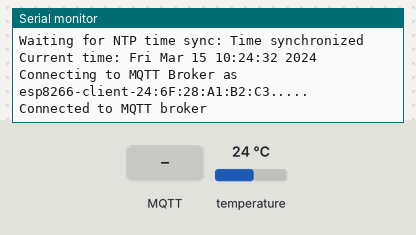
A sketch run on a simulated ESP8266 (NodeMCU). Shown: the last lines printed to the serial monitor. The inputs (shaded band) are chosen by the test bench; at power-on: temperature 24 °C. WiFi joins after 1.5 s; servers stay silent unless stated; the local clock reads 2024-03-15 10:24:30 at power-on unless the sketch sets it; no MQTT or app messages arrive unless stated.

Above: at 3.2 s.
3.3 s: MQTT message "1" arrives on the first subscribed topic
At 4.5 s:
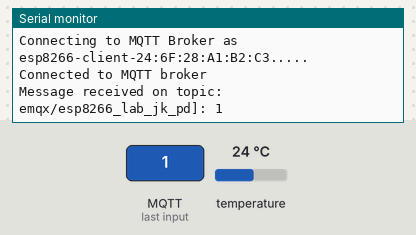
6.9 s: MQTT message "on" arrives on the first subscribed topic
At 8.2 s:
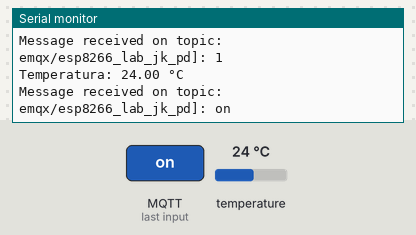
8.9 s: MQTT message "off" arrives on the first subscribed topic
At 10.1 s:
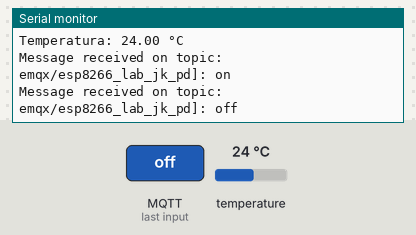
10.4 s: temperature set to 12 °C
At 11.9 s:
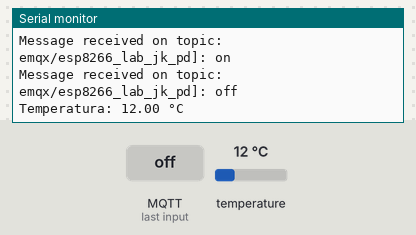

The sketch:

broker_odczytywanie_wiadomosci.ino
```cpp
#include <ESP8266WiFi.h>
#include <PubSubClient.h>
#include <time.h>
#include <DallasTemperature.h>
#include <OneWire.h>

#define ONE_WIRE_BUS 4

// WiFi credentials
const char *ssid = "Redmi";             // Replace with your WiFi name
const char *password = "mosina31";   // Replace with your WiFi password

OneWire oneWire(ONE_WIRE_BUS);
DallasTemperature sensors(&oneWire);

// MQTT Broker settings
const int mqtt_port = 8883;  // MQTT port (TLS)
const char *mqtt_broker = "broker.emqx.io";  // EMQX broker endpoint
const char *mqtt_topic = "emqx/esp8266_lab_jk_pd";     // MQTT topic
const char *mqtt_username = "jkaczm";  // MQTT username for authentication
const char *mqtt_password = "123";  // MQTT password for authentication

// NTP Server settings
const char *ntp_server = "pool.ntp.org";     // Default NTP server
// const char* ntp_server = "cn.pool.ntp.org"; // Recommended NTP server for users in China
const long gmt_offset_sec = 0;            // GMT offset in seconds (adjust for your time zone)
const int daylight_offset_sec = 0;        // Daylight saving time offset in seconds

// WiFi and MQTT client initialization
BearSSL::WiFiClientSecure espClient;
PubSubClient mqtt_client(espClient);

// SSL certificate for MQTT broker
// Load DigiCert Global Root G2, which is used by EMQX Public Broker: broker.emqx.io
static const char ca_cert[]
PROGMEM = R"EOF(
-----BEGIN CERTIFICATE-----
MIIDrzCCApegAwIBAgIQCDvgVpBCRrGhdWrJWZHHSjANBgkqhkiG9w0BAQUFADBh
MQswCQYDVQQGEwJVUzEVMBMGA1UEChMMRGlnaUNlcnQgSW5jMRkwFwYDVQQLExB3
d3cuZGlnaWNlcnQuY29tMSAwHgYDVQQDExdEaWdpQ2VydCBHbG9iYWwgUm9vdCBD
QTAeFw0wNjExMTAwMDAwMDBaFw0zMTExMTAwMDAwMDBaMGExCzAJBgNVBAYTAlVT
MRUwEwYDVQQKEwxEaWdpQ2VydCBJbmMxGTAXBgNVBAsTEHd3dy5kaWdpY2VydC5j
b20xIDAeBgNVBAMTF0RpZ2lDZXJ0IEdsb2JhbCBSb290IENBMIIBIjANBgkqhkiG
9w0BAQEFAAOCAQ8AMIIBCgKCAQEA4jvhEXLeqKTTo1eqUKKPC3eQyaKl7hLOllsB
CSDMAZOnTjC3U/dDxGkAV53ijSLdhwZAAIEJzs4bg7/fzTtxRuLWZscFs3YnFo97
nh6Vfe63SKMI2tavegw5BmV/Sl0fvBf4q77uKNd0f3p4mVmFaG5cIzJLv07A6Fpt
43C/dxC//AH2hdmoRBBYMql1GNXRor5H4idq9Joz+EkIYIvUX7Q6hL+hqkpMfT7P
T19sdl6gSzeRntwi5m3OFBqOasv+zbMUZBfHWymeMr/y7vrTC0LUq7dBMtoM1O/4
gdW7jVg/tRvoSSiicNoxBN33shbyTApOB6jtSj1etX+jkMOvJwIDAQABo2MwYTAO
BgNVHQ8BAf8EBAMCAYYwDwYDVR0TAQH/BAUwAwEB/zAdBgNVHQ4EFgQUA95QNVbR
TLtm8KPiGxvDl7I90VUwHwYDVR0jBBgwFoAUA95QNVbRTLtm8KPiGxvDl7I90VUw
DQYJKoZIhvcNAQEFBQADggEBAMucN6pIExIK+t1EnE9SsPTfrgT1eXkIoyQY/Esr
hMAtudXH/vTBH1jLuG2cenTnmCmrEbXjcKChzUyImZOMkXDiqw8cvpOp/2PV5Adg
06O/nVsJ8dWO41P0jmP6P6fbtGbfYmbW0W5BjfIttep3Sp+dWOIrWcBAI+0tKIJF
PnlUkiaY4IBIqDfv8NZ5YBberOgOzW6sRBc4L0na4UU+Krk2U886UAb3LujEV0ls
YSEY1QSteDwsOoBrp+uvFRTp2InBuThs4pFsiv9kuXclVzDAGySj4dzp30d8tbQk
CAUw7C29C79Fv1C5qfPrmAESrciIxpg0X40KPMbp1ZWVbd4=
-----END CERTIFICATE-----
)EOF";

// Load DigiCert Global Root CA ca_cert, which is used by EMQX Serverless Deployment
/*
static const char ca_cert[] PROGMEM = R"EOF(
-----BEGIN CERTIFICATE-----
MIIDrzCCApegAwIBAgIQCDvgVpBCRrGhdWrJWZHHSjANBgkqhkiG9w0BAQUFADBh
MQswCQYDVQQGEwJVUzEVMBMGA1UEChMMRGlnaUNlcnQgSW5jMRkwFwYDVQQLExB3
d3cuZGlnaWNlcnQuY29tMSAwHgYDVQQDExdEaWdpQ2VydCBHbG9iYWwgUm9vdCBD
QTAeFw0wNjExMTAwMDAwMDBaFw0zMTExMTAwMDAwMDBaMGExCzAJBgNVBAYTAlVT
MRUwEwYDVQQKEwxEaWdpQ2VydCBJbmMxGTAXBgNVBAsTEHd3dy5kaWdpY2VydC5j
b20xIDAeBgNVBAMTF0RpZ2lDZXJ0IEdsb2JhbCBSb290IENBMIIBIjANBgkqhkiG
9w0BAQEFAAOCAQ8AMIIBCgKCAQEA4jvhEXLeqKTTo1eqUKKPC3eQyaKl7hLOllsB
CSDMAZOnTjC3U/dDxGkAV53ijSLdhwZAAIEJzs4bg7/fzTtxRuLWZscFs3YnFo97
nh6Vfe63SKMI2tavegw5BmV/Sl0fvBf4q77uKNd0f3p4mVmFaG5cIzJLv07A6Fpt
43C/dxC//AH2hdmoRBBYMql1GNXRor5H4idq9Joz+EkIYIvUX7Q6hL+hqkpMfT7P
T19sdl6gSzeRntwi5m3OFBqOasv+zbMUZBfHWymeMr/y7vrTC0LUq7dBMtoM1O/4
gdW7jVg/tRvoSSiicNoxBN33shbyTApOB6jtSj1etX+jkMOvJwIDAQABo2MwYTAO
BgNVHQ8BAf8EBAMCAYYwDwYDVR0TAQH/BAUwAwEB/zAdBgNVHQ4EFgQUA95QNVbR
TLtm8KPiGxvDl7I90VUwHwYDVR0jBBgwFoAUA95QNVbRTLtm8KPiGxvDl7I90VUw
DQYJKoZIhvcNAQEFBQADggEBAMucN6pIExIK+t1EnE9SsPTfrgT1eXkIoyQY/Esr
hMAtudXH/vTBH1jLuG2cenTnmCmrEbXjcKChzUyImZOMkXDiqw8cvpOp/2PV5Adg
06O/nVsJ8dWO41P0jmP6P6fbtGbfYmbW0W5BjfIttep3Sp+dWOIrWcBAI+0tKIJF
PnlUkiaY4IBIqDfv8NZ5YBberOgOzW6sRBc4L0na4UU+Krk2U886UAb3LujEV0ls
YSEY1QSteDwsOoBrp+uvFRTp2InBuThs4pFsiv9kuXclVzDAGySj4dzp30d8tbQk
CAUw7C29C79Fv1C5qfPrmAESrciIxpg0X40KPMbp1ZWVbd4=
-----END CERTIFICATE-----
)EOF";
*/


// Function declarations
void connectToWiFi();

void connectToMQTT();

void syncTime();

void mqttCallback(char *topic, byte *payload, unsigned int length);


void setup() {
    Serial.begin(115200);
    connectToWiFi();
    syncTime();  // X.509 validation requires synchronization time
    mqtt_client.setServer(mqtt_broker, mqtt_port);
    mqtt_client.setCallback(mqttCallback);
    connectToMQTT();
}

void connectToWiFi() {
    WiFi.begin(ssid, password);
    while (WiFi.status() != WL_CONNECTED) {
        delay(1000);
        Serial.println("Connecting to WiFi...");
    }
    Serial.println("Connected to WiFi");
}

void syncTime() {
    configTime(gmt_offset_sec, daylight_offset_sec, ntp_server);
    Serial.print("Waiting for NTP time sync: ");
    while (time(nullptr) < 8 * 3600 * 2) {
        delay(1000);
        Serial.print(".");
    }
    Serial.println("Time synchronized");
    struct tm timeinfo;
    if (getLocalTime(&timeinfo)) {
        Serial.print("Current time: ");
        Serial.println(asctime(&timeinfo));
    } else {
        Serial.println("Failed to obtain local time");
    }
}

void connectToMQTT() {
    BearSSL::X509List serverTrustedCA(ca_cert);
    espClient.setTrustAnchors(&serverTrustedCA);
    while (!mqtt_client.connected()) {
        String client_id = "esp8266-client-" + String(WiFi.macAddress());
        Serial.printf("Connecting to MQTT Broker as %s.....\n", client_id.c_str());
        if (mqtt_client.connect(client_id.c_str(), mqtt_username, mqtt_password)) {
            Serial.println("Connected to MQTT broker");
            mqtt_client.subscribe("emqx/esp8266_lab_jk_pd");
            // Publish message upon successful connection
            mqtt_client.publish("emqx/esp8266_lab_jk_pd", "Hi EMQX I'm ESP8266 ^^");
        } else {
            char err_buf[128];
            espClient.getLastSSLError(err_buf, sizeof(err_buf));
            Serial.print("Failed to connect to MQTT broker, rc=");
            Serial.println(mqtt_client.state());
            Serial.print("SSL error: ");
            Serial.println(err_buf);
            delay(5000);
        }
    }
}

void mqttCallback(char *topic, byte *payload, unsigned int length) {
    Serial.print("Message received on topic: ");
    Serial.print(topic);
    Serial.print("]: ");
    for (int i = 0; i < length; i++) {
        Serial.print((char) payload[i]);
    }
    Serial.println();
}

void loop() {
    static unsigned long lastPublishTime = 0; // Stores the last publication timestamp
    unsigned long currentMillis = millis(); // Get the current time

    // Request and print the temperature reading
    sensors.requestTemperatures();
    float tempC = sensors.getTempCByIndex(0);

    if (currentMillis - lastPublishTime >= 5000) { // Check if 5 seconds have passed
        lastPublishTime = currentMillis; // Update the last publication time

        Serial.print("Temperatura: ");
        Serial.print(tempC);
        Serial.println(" °C");

        // Ensure the client is connected before attempting to publish
        if (mqtt_client.connected()) {
            char temperatureStr[16]; // Buffer to hold the temperature string
            dtostrf(tempC, 6, 2, temperatureStr); // Convert float to a string with 2 decimal places
            mqtt_client.publish(mqtt_topic, temperatureStr); // Publish the temperature
        } else {
            connectToMQTT(); // Reconnect if disconnected
        }
    }

    mqtt_client.loop(); // Ensure the MQTT client loop is always called
}
```

Measured:
- after the input at 3.3 s, the serial monitor: prints a new line after 0.29 s (image 1)
- after the input at 6.9 s, the serial monitor: prints a new line after 0.52 s (image 2)
- after the input at 8.9 s, the serial monitor: prints a new line at once (image 3)
- after the input at 10.4 s, the serial monitor: prints a new line after 0.84 s (image 4)
